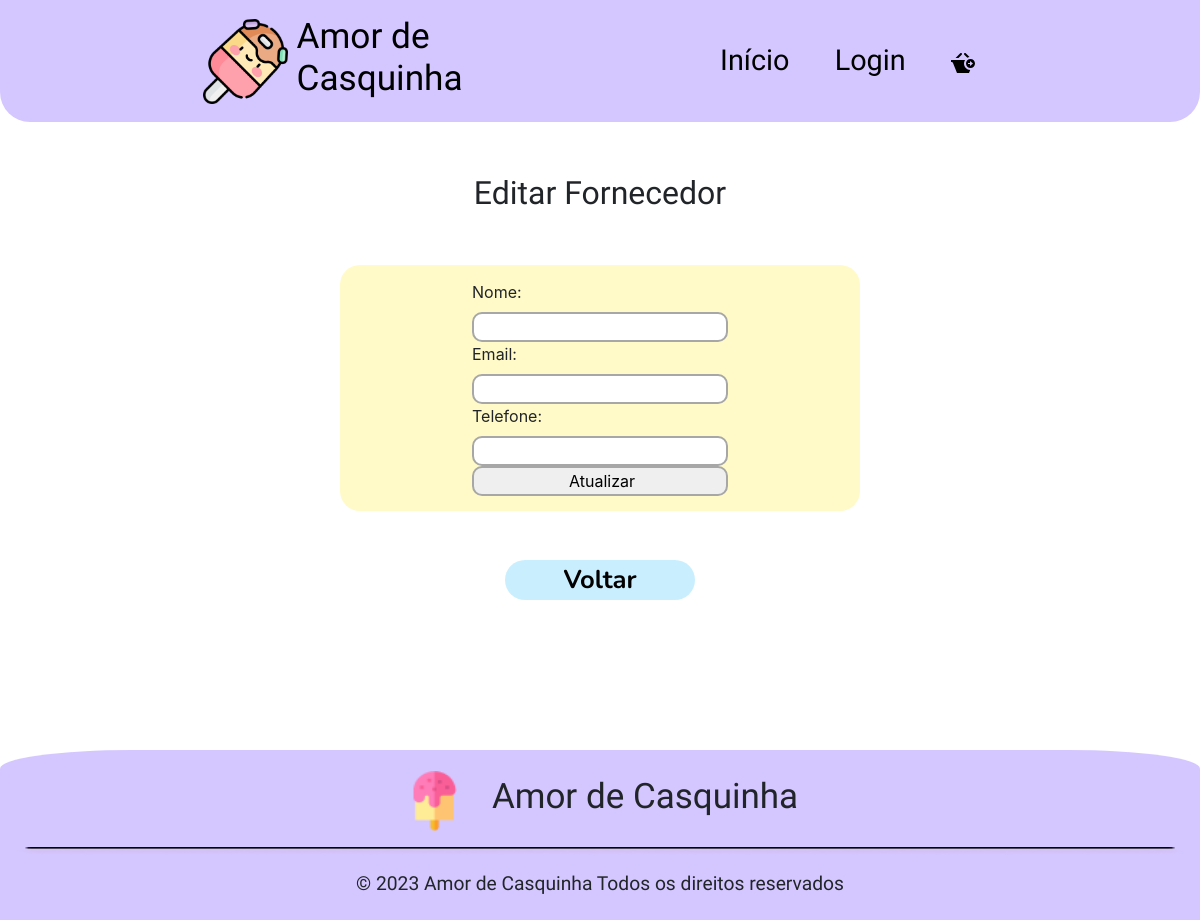
Before: /app/view/editarFornecedores.php?fornEmail=contato@sorvetesdosul.com.br with the older database file.
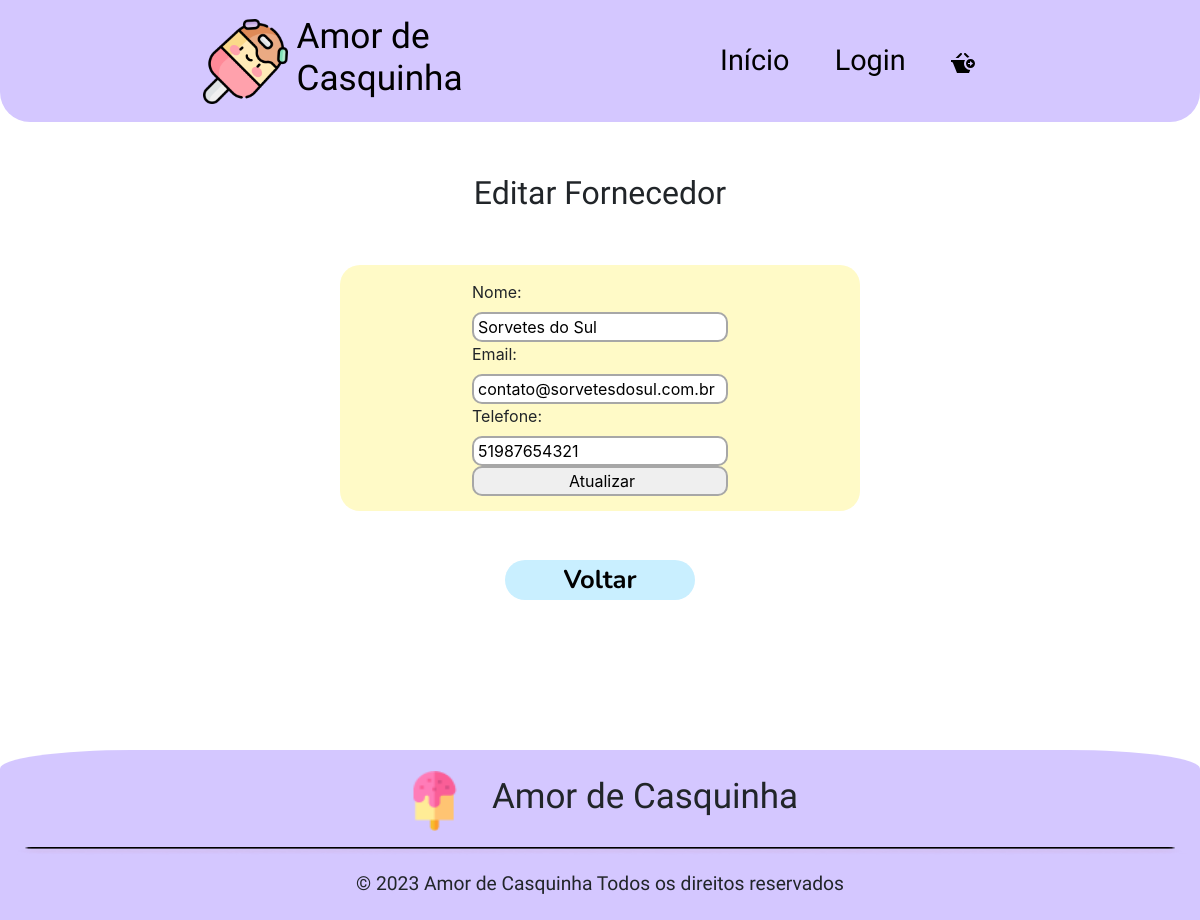
After: the same page with the newer database file.
### tables this page shows
CREATE TABLE `fornecedores` (
  `idFornecedor` int(11) NOT NULL,
  `nome` varchar(255) NOT NULL,
  `telefone` varchar(20) DEFAULT NULL,
  `email` varchar(255) DEFAULT NULL,
  `cnpj` varchar(20) NOT NULL,
  `desativado` int(11) DEFAULT NULL,
  `idEndereco` int(11) DEFAULT NULL
);

### app/config/database.php (called while the page is built, shortened)
<?php
    class Database {
        private $host;
        private $db;
        private $user;
        private $pass;
        private $charset;
        private $conn;
        public function __construct() {
            $env = file_get_contents(__DIR__."/.env");
            $lines = explode("\n",$env);
            $this->host = 'localhost';
            $this->db = 'db_sorveteria';
            $this->user = 'root';
            $this->pass = '';
            $this->charset = 'utf8mb4';
        }
        public function getConnection() {
            $dsn = "mysql:host={$this->host};dbname={$this->db};charset={$this->charset}";
            $options = [
                PDO::ATTR_ERRMODE            => PDO::ERRMODE_EXCEPTION,
                PDO::ATTR_DEFAULT_FETCH_MODE => PDO::FETCH_ASSOC,
                PDO::ATTR_EMULATE_PREPARES   => false,
            ];
            try {
                $this->conn = new PDO($dsn, $this->user, $this->pass, $options);
            } catch (PDOException $e) {
                throw new PDOException($e->getMessage(), (int)$e->getCode());
            }
            return $this->conn;
        }
}

### app/model/fornecedores.php (called while the page is built, shortened)
<?php
    require_once '../config/database.php';
    class Fornecedores{
        private $conn;
        public function __construct(){
            $database = new DataBase;
            $this->conn = $database->getConnection();
        }
        public function listarFornecedorEmail($email){
            try{
                $cmd = $this->conn->prepare("CALL ListarFornecedorPorEmail(?)");
                $cmd->bindParam(1, $email);
                $cmd->execute();
                $funcionarios = $cmd->fetch(PDO::FETCH_ASSOC);
                return $funcionarios;
            } catch (PDOException $e) {
                echo "Erro no banco de dados: " . $e->getMessage();
            }
        }
    }
?>

### app/controller/fornecedorController.php (called while the page is built, shortened)
<?php
    require '../model/fornecedores.php';
    class FornecedorController{
        private $fornecedor;
        public function __construct(){
            $this->fornecedor = new Fornecedores();
        }
        public function listarFornecedorEmail($email){
            $furnDados = $this->fornecedor->listarFornecedorEmail($email);
            return $furnDados;
        }
    }
?>

### app/view/editarFornecedores.php (the view, shortened to what this page needs)
<?php
require_once '../controller/fornecedorController.php';
$forn = new FornecedorController();
if(isset($_GET['fornEmail'])) {
    $emailForn = $_GET['fornEmail'];
    $dadosForn = $forn->listarFornecedorEmail($emailForn);
}
?>
<!DOCTYPE html>
<html lang="pt-br">
<head>
    <link href="https://cdn.jsdelivr.net/npm/bootstrap@5.3.2/dist/css/bootstrap.min.css" rel="stylesheet">
    <link rel="stylesheet" href="https://stackpath.bootstrapcdn.com/bootstrap/4.1.3/css/bootstrap.min.css">
    <link rel="stylesheet" href="style/CabecalhoRodape.css">
    <link rel="stylesheet" href="style/editFuncS.css">
</head>
<body>
    <?php
        include_once 'components/header.php';
    ?>
    <main>
        <h1 class="m-auto text-center pt-4 pb-4">Editar Fornecedor</h1>
        <div class="conteiner">
            <div class="conteiner1">
                <div class="c1">
                    <div class="c2">
                    <form action="editarFornecedores.php" method="POST" id="formulario" class="formulario">
                        <label for="nome2">Nome:</label>
                        <input type="text" id="nome2" name="nomeFornEdt" value="<?= $dadosForn['nome']; ?>" required>
                        <label for="email2">Email:</label>
                        <input type="text" id="email2" name="emailFornEdt" value="<?= $dadosForn['email']; ?>" required>
                        <label for="telefone2">Telefone:</label>
                        <input type="text" id="telefone2" name="telefoneFornEdt" value="<?= $dadosForn['telefone']; ?>" required>
                        <input type="submit" value="Atualizar" name="btnAtualizar">
                    </form>
                    </div>
                </div>
            </div>
            <button class="voltar"><a href="sessaoFornecedores.php">Voltar</a></button>
        </div>
    </main>
    <?php
        include_once 'components/footer.php';
    ?>
</body>
</html>

Changed rows visible on the page:
added fornecedores: nomeFornEdt "Sorvetes do Sul", emailFornEdt "contato@sorvetesdosul.com.br", telefoneFornEdt "51987654321"
